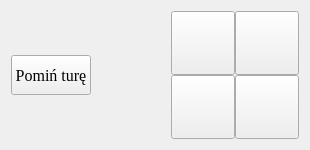
      <widget class="QWidget" name="page_2">
       <property name="sizePolicy">
        <sizepolicy hsizetype="Expanding" vsizetype="Expanding">
         <horstretch>0</horstretch>
         <verstretch>0</verstretch>
        </sizepolicy>
       </property>
       <layout class="QHBoxLayout" name="horizontalLayout_2">
        <item>
         <layout class="QVBoxLayout" name="battle_layout" stretch="4,0">
          <property name="spacing">
           <number>0</number>
          </property>
          <property name="sizeConstraint">
           <enum>QLayout::SetDefaultConstraint</enum>
          </property>
          <property name="leftMargin">
           <number>0</number>
          </property>
          <property name="topMargin">
           <number>0</number>
          </property>
          <property name="rightMargin">
           <number>0</number>
          </property>
          <property name="bottomMargin">
           <number>0</number>
          </property>
          <item>
           <layout class="QGridLayout" name="battle_tile_map"/>
          </item>
          <item>
           <layout class="QHBoxLayout" name="order_spell_ui" stretch="3,0,1,1">
            <property name="spacing">
             <number>0</number>
            </property>
            <property name="sizeConstraint">
             <enum>QLayout::SetDefaultConstraint</enum>
            </property>
            <item>
             <layout class="QHBoxLayout" name="battle_order_layout"/>
            </item>
            <item>
             <widget class="QPushButton" name="battle_end_turn_button">
              <property name="sizePolicy">
               <sizepolicy hsizetype="Fixed" vsizetype="Fixed">
                <horstretch>0</horstretch>
                <verstretch>0</verstretch>
               </sizepolicy>
              </property>
              <property name="minimumSize">
               <size>
                <width>0</width>
                <height>40</height>
               </size>
              </property>
              <property name="maximumSize">
               <size>
                <width>16777215</width>
                <height>40</height>
               </size>
              </property>
              <property name="font">
               <font>
                <family>Times New Roman</family>
                <pointsize>12</pointsize>
               </font>
              </property>
              <property name="text">
               <string>Pomiń turę</string>
              </property>
             </widget>
            </item>
            <item>
             <layout class="QHBoxLayout" name="statistics_layout" stretch="11,0,2">
              <property name="sizeConstraint">
               <enum>QLayout::SetDefaultConstraint</enum>
              </property>
              <item>
               <layout class="QVBoxLayout" name="battle_statistics_names_layout"/>
              </item>
              <item>
               <spacer name="verticalSpacer">
                <property name="orientation">
                 <enum>Qt::Vertical</enum>
                </property>
                <property name="sizeHint" stdset="0">
                 <size>
                  <width>0</width>
                  <height>40</height>
                 </size>
                </property>
               </spacer>
              </item>
              <item>
               <layout class="QVBoxLayout" name="battle_statistics_values_layout"/>
              </item>
             </layout>
            </item>
            <item>
             <layout class="QGridLayout" name="spell_layout">
              <property name="sizeConstraint">
               <enum>QLayout::SetDefaultConstraint</enum>
              </property>
              <item row="1" column="2">
               <widget class="QPushButton" name="spell_button_4">
                <property name="sizePolicy">
                 <sizepolicy hsizetype="Fixed" vsizetype="Fixed">
                  <horstretch>0</horstretch>
                  <verstretch>0</verstretch>
                 </sizepolicy>
                </property>
                <property name="minimumSize">
                 <size>
                  <width>64</width>
                  <height>64</height>
                 </size>
                </property>
                <property name="text">
                 <string/>
                </property>
               </widget>
              </item>
              <item row="0" column="2">
               <widget class="QPushButton" name="spell_button_2">
                <property name="sizePolicy">
                 <sizepolicy hsizetype="Fixed" vsizetype="Fixed">
                  <horstretch>0</horstretch>
                  <verstretch>0</verstretch>
                 </sizepolicy>
                </property>
                <property name="minimumSize">
                 <size>
                  <width>64</width>
                  <height>64</height>
                 </size>
                </property>
                <property name="text">
                 <string/>
                </property>
               </widget>
              </item>
              <item row="1" column="1">
               <widget class="QPushButton" name="spell_button_3">
                <property name="sizePolicy">
                 <sizepolicy hsizetype="Fixed" vsizetype="Fixed">
                  <horstretch>0</horstretch>
                  <verstretch>0</verstretch>
                 </sizepolicy>
                </property>
                <property name="minimumSize">
                 <size>
                  <width>64</width>
                  <height>64</height>
                 </size>
                </property>
                <property name="text">
                 <string/>
                </property>
               </widget>
              </item>
              <item row="0" column="1">
               <widget class="QPushButton" name="spell_button_1">
                <property name="sizePolicy">
                 <sizepolicy hsizetype="Fixed" vsizetype="Fixed">
                  <horstretch>0</horstretch>
                  <verstretch>0</verstretch>
                 </sizepolicy>
                </property>
                <property name="minimumSize">
                 <size>
                  <width>64</width>
                  <height>64</height>
                 </size>
                </property>
                <property name="text">
                 <string/>
                </property>
               </widget>
              </item>
              <item row="0" column="0">
               <spacer name="horizontal_spacer">
                <property name="orientation">
                 <enum>Qt::Horizontal</enum>
                </property>
                <property name="sizeHint" stdset="0">
                 <size>
                  <width>40</width>
                  <height>20</height>
                 </size>
                </property>
               </spacer>
              </item>
              <item row="0" column="3">
               <spacer name="horizontal_spacer_2">
                <property name="orientation">
                 <enum>Qt::Horizontal</enum>
                </property>
                <property name="sizeHint" stdset="0">
                 <size>
                  <width>40</width>
                  <height>20</height>
                 </size>
                </property>
               </spacer>
              </item>
             </layout>
            </item>
           </layout>
          </item>
         </layout>
        </item>
       </layout>
      </widget>
